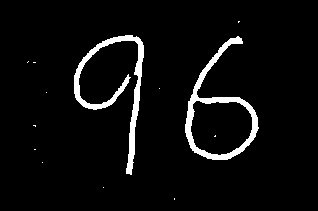
#> input picture number/red_boder/0.jpg, 318 x 211 px, found by its file name; its folder holds 4 pictures in this run
$ python '大圖切片.py'
#> lines starting #> are read from the running program, lines starting #| are printed output that depends on the picture; after the words box and inside, x2 and y2 are one past the last pixel; in counts of white or black regions, pixels touching at a corner belong together

import cv2
import numpy as np
def camar(img):
    cv2.imshow(str(img),img)
    cv2.waitKey(0)
    cv2.destroyAllWindows()
def red_b(img,totle):
    img = cv2.cvtColor(img,cv2.COLOR_GRAY2BGR)
    for i in range (0,2):
        x,y,w,h = totle[i]
        #print(x,y,w,h)
        cv2.rectangle(img,(x,y),(x+w,y+h),(0,0,255),2)
    camar(img)
def cut_pic(img,i):   #圖片跟目前讀取的圖片
    img = cv2.cvtColor(img,cv2.COLOR_BGR2GRAY)
    contours,hierarchy = cv2.findContours(img,cv2.RETR_EXTERNAL,cv2.CHAIN_APPROX_SIMPLE)#只檢查外輪廓
    #print('共有多少個輪廓',len(contours),'目前看的圖',i)
    filename=0
    #red_b(img,contours)
    totle = []#順序
    for s in range(0,len(contours)): #共兩大塊
        x,y,w,h = cv2.boundingRect(contours[s]) #輪廓xy 寬高
        if w*h>800:
            totle.append([x,y,w,h])
            totle = sorted(totle, key=(lambda totle:totle[0]))
            #print("totle",totle)
    #red_b(img,totle)
    for i1 in range (0,len(totle)):
        x,y,w,h = totle[i1]
        crop_img = img[y:y+h, x:x+w]
        if i==0:
            crop_img = cv2.copyMakeBorder(crop_img,20,20,20,20,cv2.BORDER_CONSTANT,value=[0,0,0])
            cv2.imwrite('number//score//'+str(filename)+'.jpg',crop_img )
            filename+=1
        elif i==1:
            #print('number//score//'+str(s)+'.jpg')
            crop_img = cv2.copyMakeBorder(crop_img,30,30,30,30,cv2.BORDER_CONSTANT,value=[0,0,0]) #因為太小所以要要外擴
            cv2.imwrite('number//seat_number//'+str(filename)+'.jpg', crop_img)
            filename+=1
    #print('pic_size_check',pic_size_check)
    return  filename
k=[] #照片的數量 #0為座號
#print("共有大塊",contours)
for i in range(0,2):
    img = cv2.imread("number//red_boder//"+str(i)+".jpg")
#> img is the input picture: shape (211, 318, 3); min 0, max 255, mean 12.5
    img_totle=cut_pic(img,i)
#> in cut_pic, `contours,hierarchy = cv2.findContours(img,cv2.RETR_EXTERNAL,cv2.CHAIN_..`: contours = 92 contours, 90 with area under 20; largest, box (x1, y1, x2, y2) and area: (184, 32, 264, 160) 4581, (72, 32, 144, 176) 4561
#> the loop in cut_pic, `for s in range(0,len(contours)):` made 92 passes
#> (x, y, w, h, totle) on pass 88: (72, 32, 72, 144, [[72, 32, 72, 144], [184, 32, 80, 128]])
#> (x, y, w, h) on passes 1 to 6: (168, 192, 8, 8), (102, 189, 2, 2), (100, 184, 1, 1), (96, 184, 8, 8), (120, 175, 2, 1), (133, 174, 2, 2)
#> the loop in cut_pic, `for i1 in range (0,len(totle)):` made 2 passes
#> (x, y, w, h, filename) on passes 1 to 2: (72, 32, 72, 144, 1), (184, 32, 80, 128, 2)
#> pass 1, in cut_pic, `crop_img = img[y:y+h, x:x+w]`:
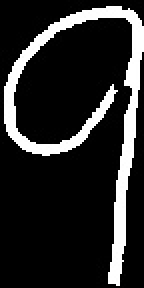
#> crop_img: shape (144, 72) (shown 2 times larger); min 0, max 255, mean 40.7
#> pass 1, in cut_pic, `crop_img = cv2.copyMakeBorder(crop_img,20,20,20,20,cv2.BORDER_CONSTANT..`:
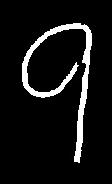
#> crop_img: shape (184, 112); min 0, max 255, mean 20.5
#> pass 2, in cut_pic, `crop_img = img[y:y+h, x:x+w]`:
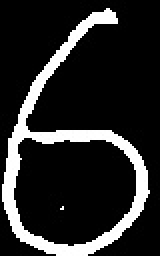
#> crop_img: shape (128, 80) (shown 2 times larger); min 0, max 255, mean 40.3
#> pass 2, in cut_pic, `crop_img = cv2.copyMakeBorder(crop_img,20,20,20,20,cv2.BORDER_CONSTANT..`:
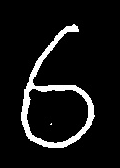
#> crop_img: shape (168, 120); min 0, max 255, mean 20.5
#> after the loop in cut_pic, `for i1 in range (0,len(totle)):`: filename = 2
#> img_totle = 2
    k.append(img_totle)
#> pass 2 of the loop `for i in range(0,2):`:
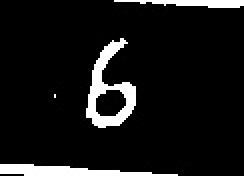
#> input picture number/red_boder/1.jpg, 122 x 88 px, found by its file name (shown 2 times larger)
#> img is the input picture: shape (88, 122, 3); min 0, max 255, mean 21.8
#> img: shape (88, 122)
#> contours = 42 contours, 39 with area under 20; largest, box (x1, y1, x2, y2) and area: (40, 16, 72, 64) 658, (0, 80, 90, 88) 235, (56, 0, 122, 8) 146
#> the loop in cut_pic (call 2), `for s in range(0,len(contours)):` made 42 passes
#> (x, y, w, h) on passes 1 to 8: (92, 85, 4, 3), (75, 83, 1, 1), (48, 82, 8, 1), (76, 81, 3, 4), (59, 81, 1, 1), (57, 81, 1, 1), (42, 81, 5, 3), (92, 80, 4, 4)
#> the loop in cut_pic (call 2), `for i1 in range (0,len(totle)):` made 1 pass
#> (x, y, w, h, filename) on pass 1: (40, 16, 32, 48, 1)
#> pass 1, in cut_pic (call 2), `crop_img = img[y:y+h, x:x+w]`:
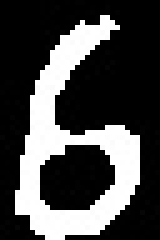
#> crop_img: shape (48, 32) (shown 5 times larger); min 0, max 255, mean 73.5
#> pass 1, in cut_pic (call 2), `crop_img = cv2.copyMakeBorder(crop_img,30,30,30,30,cv2.BORDER_CONSTANT..`:
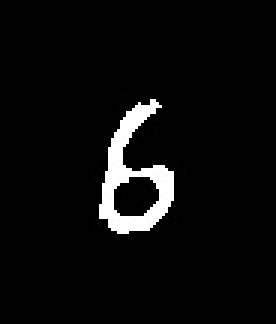
#> crop_img: shape (108, 92) (shown 3 times larger); min 0, max 255, mean 11.4
#> after the loop in cut_pic (call 2), `for i1 in range (0,len(totle)):`: filename = 1
